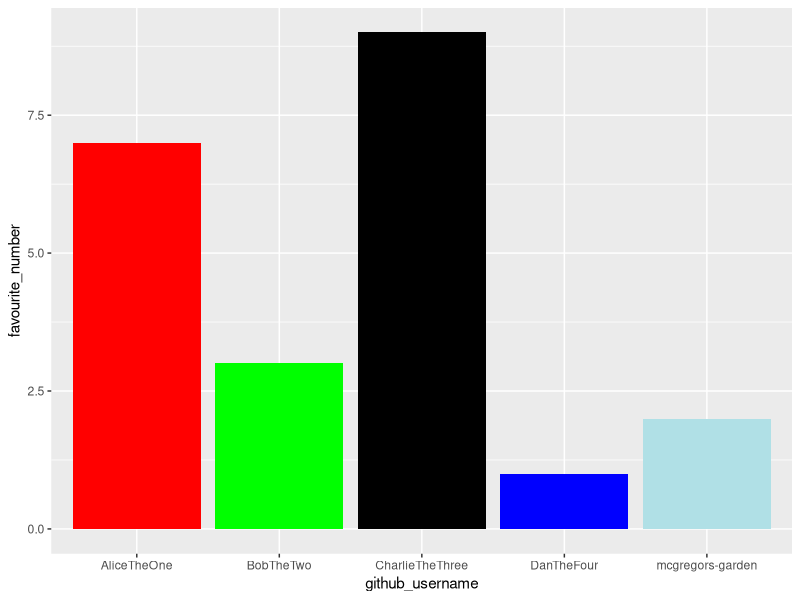

Write the R code that produced this figure.
## ---- chunk 1
library(tidyverse) 
## ---- chunk 2
team_data <- tibble(
  name = c("Peter Rabbit", "Alice", "Bob", 
           "Charlie", "Dan"),
  github_username = c("mcgregors-garden", "AliceTheOne", "BobTheTwo", 
                      "CharlieTheThree", "DanTheFour"), 
  colour = c("powderblue", "Red", "Green", 
             "Black", "Blue"),
  hobby = c("Hopping", "Sitting", "Standing", 
            "Stalling", "Sleeping"),
  favourite_number = c(2, 7, 3, 9, 1)
  )

team_data
## ---- chunk 3
p1 <- ggplot(data = team_data, 
             mapping = aes(x = github_username, 
                           y = favourite_number,
                           fill = colour), 
             ) +
   geom_col() +
   scale_fill_identity()
p1
